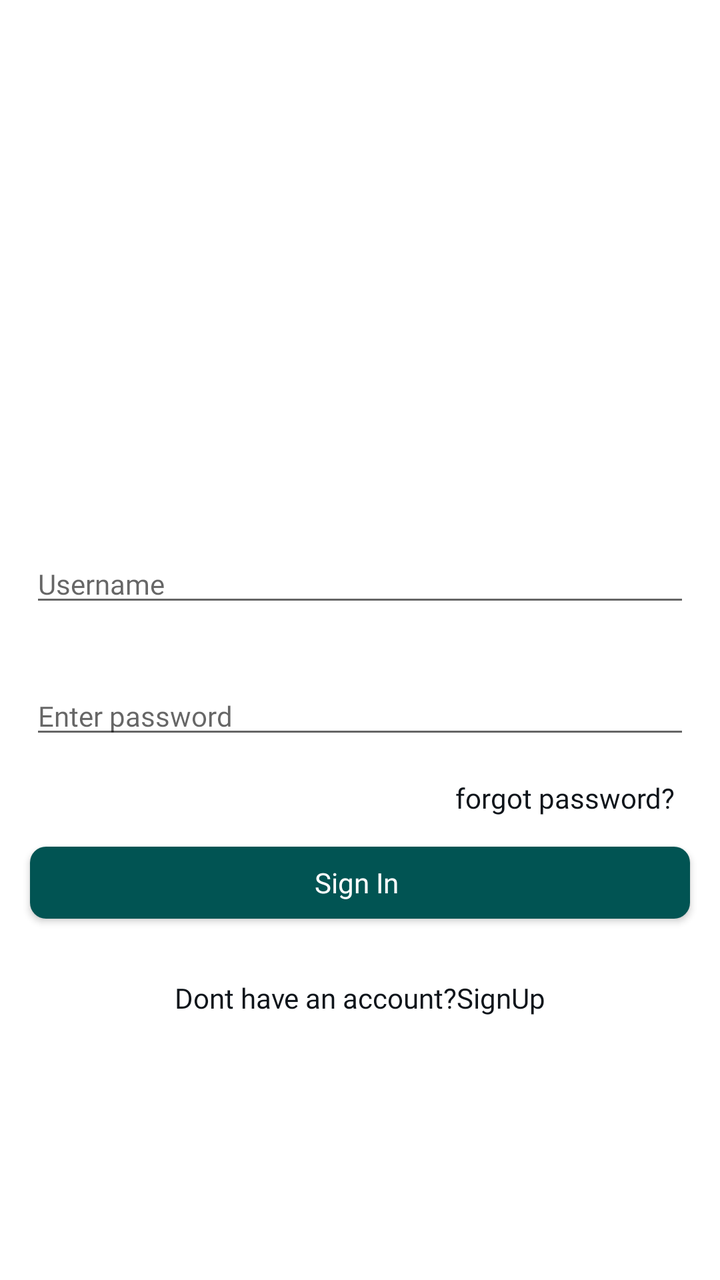
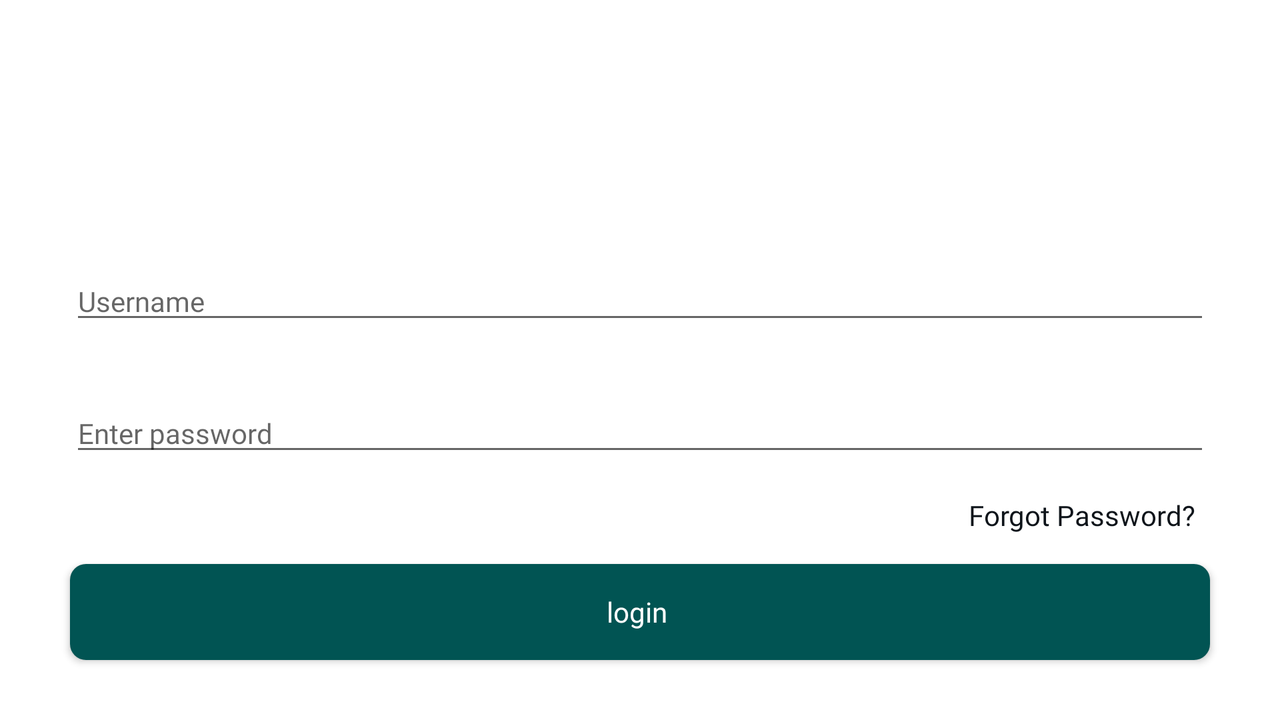

An Android layout and its configuration variant, each rendered on a device that would load it. The default file and the variant file are quoted in full after the pictures.
<!-- AndroidManifest.xml: application theme AppTheme -->
<!-- res/layout/activity_login.xml -->
<?xml version="1.0" encoding="utf-8"?>
<LinearLayout xmlns:android="http://schemas.android.com/apk/res/android"
    xmlns:app="http://schemas.android.com/apk/res-auto"
    xmlns:tools="http://schemas.android.com/tools"
    android:layout_width="match_parent"
    android:layout_height="match_parent"
    android:orientation="vertical"
    android:background="@android:color/white"
    android:gravity="center"
    tools:context=".activitys.SignInFragment">
        <ImageView
            android:layout_margin="15dp"
            android:src="@drawable/logo"
            android:layout_gravity="center"
            android:layout_width="96dp"
            android:layout_height="96dp"/>

        <EditText
            android:id="@+id/login_username"
            android:layout_width="match_parent"
            android:layout_height="wrap_content"
            android:layout_margin="15dp"
            android:hint="Username"
            style="@style/normal_text"
            android:inputType="text"
            android:selectAllOnFocus="true"
            android:singleLine="true" />

        <EditText
            android:id="@+id/login_password"
            android:layout_width="match_parent"
            android:layout_height="wrap_content"
            android:layout_margin="15dp"
            android:hint="Enter password"
            style="@style/normal_text"
            android:selectAllOnFocus="true"
            android:singleLine="true"
            android:inputType="textPassword" />
        <TextView
            android:id="@+id/login_passwordreset"
            android:text="forgot password?"
            android:gravity="right"
            android:layout_marginRight="15dp"
            style="@style/normal_text"
            android:layout_width="match_parent"
            android:layout_height="wrap_content"/>

        <Button
            android:id="@+id/button_login"
            style="@style/primary_btn"
            android:layout_width="match_parent"
            android:layout_height="36dp"
            android:layout_margin="15dp"
            android:text="Sign In " />
        <TextView
            android:layout_marginTop="15dp"
            android:textAlignment="center"
            android:text="Dont have an account?SignUp"
            android:id="@+id/textviewsignup"
            style="@style/normal_text"
            android:layout_width="match_parent"
            android:layout_height="wrap_content"/>

    </LinearLayout>
<!-- resources referenced by this layout -->
<resources>
  <style name="normal_text" parent="TextAppearance.AppCompat">
          <item name="android:fontFamily">@font/josefin_sans</item>
          <item name="android:textSize">14sp</item>
          <item name="android:textColor">@color/colorPrimaryDark</item>
      </style>
  <style name="primary_btn" parent="TextAppearance.AppCompat.Button">
          <item name="android:background">@drawable/bg_button_primary</item>
          <item name="android:textAppearance">@style/normal_text</item>
          <item name="android:fontFamily">@font/josefin_sans</item>
          <item name="android:textAllCaps">false</item>
          <item name="android:textColor">@android:color/white</item>
      </style>
  <style name="AppTheme" parent="Theme.AppCompat.Light.DarkActionBar">
          
          <item name="android:fontFamily">@font/josefin_sans</item>
          <item name="colorPrimary">@color/colorPrimary</item>
          <item name="android:windowBackground">
              @drawable/bgsplash
          </item>
          <item name="colorPrimaryDark">@color/colorPrimaryDark</item>
          <item name="colorAccent">@color/colorAccent</item>
      </style>
  <color name="colorPrimaryDark">#0E141A</color>
  <!-- drawable bg_button_primary (drawable) -->
  <?xml version="1.0" encoding="utf-8"?>
  <shape android:shape="rectangle" xmlns:android="http://schemas.android.com/apk/res/android">
  
      <solid
          android:color="@color/colorPrimary"/>
  
      <corners
          android:radius="8dp"/>
  
  </shape>
  <color name="colorPrimary">#015453</color>
  <!-- drawable bgsplash (drawable) -->
  <?xml version="1.0" encoding="utf-8"?>
  <layer-list xmlns:android="http://schemas.android.com/apk/res/android">
      <item
          android:drawable="@android:color/white"/>
      <item>
          <bitmap android:src="@mipmap/ic_splash"
              android:gravity="center"/>
      </item>
  </layer-list>
  <color name="colorAccent">#F8EE57</color>
</resources>
<!-- res/layout-land/activity_login.xml (the repository's variant of the layout above) -->
<!-- drawn on the phone turned sideways -->
<?xml version="1.0" encoding="utf-8"?>
<LinearLayout xmlns:android="http://schemas.android.com/apk/res/android"
    android:orientation="horizontal" android:layout_width="match_parent"
    android:gravity="center"
    android:layout_height="match_parent" android:background="@android:color/white">
    <androidx.core.widget.NestedScrollView
        android:layout_width="match_parent"
        android:padding="20dp"
        android:layout_height="match_parent">

        <LinearLayout
            android:layout_width="match_parent"
            android:orientation="vertical"
            android:gravity="center"
            android:layout_height="wrap_content">
            <ImageView
                android:src="@drawable/logo"
                android:layout_gravity="center"
                android:layout_width="96dp"
                android:layout_height="96dp"/>

            <EditText
                android:id="@+id/login_username"
                android:layout_width="match_parent"
                android:layout_height="wrap_content"
                android:layout_margin="15dp"
                android:hint="Username"
                style="@style/normal_text"
                android:inputType="text"
                android:selectAllOnFocus="true"
                android:singleLine="true" />

            <EditText
                android:id="@+id/login_password"
                android:layout_width="match_parent"
                android:layout_height="wrap_content"
                android:layout_margin="15dp"
                android:hint="Enter password"
                android:selectAllOnFocus="true"
                android:singleLine="true"
                style="@style/normal_text"
                android:inputType="textPassword" />
            <TextView
                android:id="@+id/login_passwordreset"
                android:gravity="right"
                android:text="Forgot Password?"
                android:layout_marginRight="15dp"
                style="@style/normal_text"
                android:layout_width="match_parent"
                android:layout_height="wrap_content"/>

            <Button
                android:id="@+id/button_login"
                android:layout_width="match_parent"
                style="@style/primary_btn"
                android:layout_height="wrap_content"
                android:layout_margin="15dp"
                android:text="login " />

            <TextView
                android:layout_marginTop="15dp"
                android:textAlignment="center"
                android:text="Dont have an account?Register"
                android:id="@+id/textviewsignup"
                style="@style/normal_text"
                android:layout_width="match_parent"
                android:layout_height="wrap_content"/>
        </LinearLayout>
    </androidx.core.widget.NestedScrollView>
</LinearLayout>
